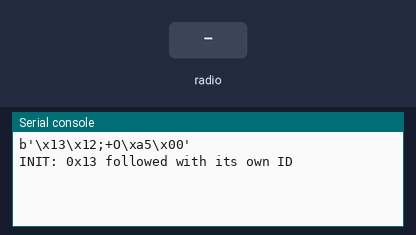
Bench run of a program on a simulated Raspberry Pi Pico running CircuitPython. Parts: the last lines printed to the serial console. The inputs (shaded band) are chosen by the test bench. No radio messages arrive unless stated (any console line starting 'radio sent:' is added by the test bench); the clock reads 2024-03-15 10:24:30 at power-on unless the program sets it.

Above: at 1.2 s.
1.3 s: radio message "INIT" arrives
At 2.5 s:
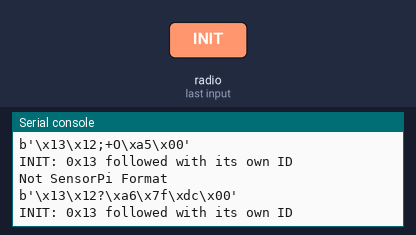
2.8 s: radio message "WORKING" arrives
At 3.7 s:
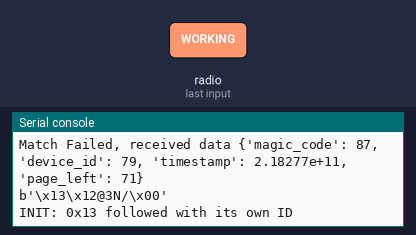
4.3 s: radio message "IDLE" arrives
At 4.8 s:
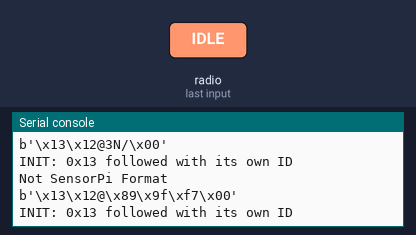
5.8 s: radio message "DISCONNECT" arrives
At 7.0 s:
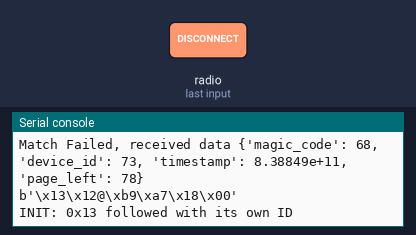
7.3 s: radio message "INIT" arrives
At 8.3 s:
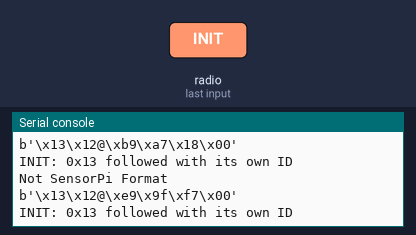

Measured:
- after the input at 1.3 s, the serial console: prints a new line at once (image 1)
- after the input at 2.8 s, the serial console: prints a new line at once (image 2)
- after the input at 4.3 s, the serial console: prints a new line at once (image 3)
- after the input at 5.8 s, the serial console: prints a new line at once (image 4)
- after the input at 7.3 s, the serial console: prints a new line at once (image 5)

The program:

code.py
```python
# Circuit Python Code
import time
import busio
import board
from digitalio import DigitalInOut

from __SensorPi import *
from adafruit_rfm9x import RFM9x


#Adafruit SPI INIT
#GP18 SCK  GP19 TX(MOSI)  GP16 RX(MISO)
spi = busio.SPI(board.GP2, MOSI=board.GP3, MISO=board.GP4)
cs = DigitalInOut(board.GP5)
reset = DigitalInOut(board.GP0)
rfm9x = RFM9x(spi, cs, reset, 433.0)
rfm9x.tx_power = 23
dp = DataParser()
sp = SensorPi(rfm9x=rfm9x)

# User Define Functions
def command_handler(cmd):
    return 0

def get_sensor_data() -> str :
    return "Hello_World"


# Sensor Node Behavior
sensor_status = "INIT"
start_time = time.time()
while True:
    sensor_status = state(sensor_status,sp,start_time,get_sensor_data,command_handler)
```

__SensorPi.py
```python
from config import *

from mainloop import *

from DataParser import *

from symbols import *

from SensorPi import *
```

config.py
```python
#Configuration File


RECORD_PERIOD=5 #S(econd)
FREQ=433.0 #MHz
TYPE=1 #Active
DEVICENAME="TEST_DEVICE"
DATATYPE=["TEMPERATURE"]
RECEIVE_TIMEOUT = 3
MAX_WORKING_TIME = 10
MAX_TRIALS = 2
SENSOR_ID = 0x12
```

mainloop.py
```python
import time
from config import *
from symbols import *


#Params:
#   sensor_status : current State
#   sp      = SensorPi object
#   get_sensor_data : function defined the output data format
#   command_handler : function handle command from gateway
def state(sensor_status,sp,start_time,get_sensor_data,command_handler):
    # INIT
    if sensor_status == "INIT":
        sp.dataSend(NODE_MACHING,SENSOR_ID, "" )
        print("INIT: 0x13 followed with its own ID")
        packet = sp.dataReceive()
        # Listen for responses
        if packet is not None:
            # Received a packet
            if packet["magic_code"] == GATWAY_ACK and packet["device_id"] == SENSOR_ID:
                # Received the expected ack
                sensor_status = "WORKING"
                print("INIT:0x14 followed with its own ID, entering WORKING state")

            else:
                print(f'Match Failed, received data {packet}')

    # WORKING
    if sensor_status == "WORKING":
        # Collect data
        sensor_data = get_sensor_data()
        # Send data to Gateway
        sp.dataSend(NODE_SENDING,SENSOR_ID, sensor_data )
        print("WORKING: Sensor Node collected data and sent it to gateway")
        # Listen for responses
        for i in range(MAX_TRIALS):
            packet = sp.dataReceive()
            if packet is not None:
                # Received a packet
                if packet["magic_code"] == GATWAY_ACK and packet["device_id"] == SENSOR_ID:
                    print("WORKING: Sensor Node received a ack from gateway")
                    break


                elif packet["magic_code"] == GATWAY_COMMAND and packet["device_id"] == SENSOR_ID:
                    print("WORKING: Sensor Node received a command from gateway")
                    break


        print(time.time() - start_time)
        if time.time() - start_time > MAX_WORKING_TIME:
                    # Maximum working time reached, enter IDLE state
                    sensor_status = "IDLE"
                    print("WORKING: Maximum working time reached, entering IDLE state")

    # IDLE
    if sensor_status == "IDLE":
        # Send ack to Gateway
        sensor_data = get_sensor_data()
        sp.dataSend(NODE_ACK,SENSOR_ID, sensor_data )
        print("IDLE: Sensor Node sent ack to gateway")
        # Listen for responses

        connected = 0
        for i in range(MAX_TRIALS):
            if connected:
                break

            sp.dataSend(NODE_ACK,SENSOR_ID,"")
            packet = sp.dataReceive()
            if packet is not None:
            # Received a packet
                if packet["magic_code"] == GATWAY_ACK and packet["device_id"] == SENSOR_ID:
                    print("IDLE: Sensor Node received a ack from gateway")
                    connected = 1
                elif packet["magic_code"] == GATWAY_COMMAND and packet["device_id"] == SENSOR_ID:
                    connected = 1
                    sensor_status = command_handler()
                    print("IDLE: Sensor Node received a command from gateway")
                    sensor_status = "WORKING"
                    print("IDLE: Ack back from gateway, entering WORKING state")
                    start_time = time.time()


        if not connected:
            sensor_status = "DISCONNECT"
        else:
            time.sleep(RECORD_PERIOD)


    # Potential Security Issues exist, need expand
    # DISCONNECT
    if sensor_status == "DISCONNECT":
        # Collect data
        sensor_data = get_sensor_data()
        # Send matching request to Gateway
        sp.dataSend(NODE_MACHING,SENSOR_ID, "" )
        print("DISCONNECT: Sensor Node sent matching request to gateway")
        # Listen for responses
        packet = sp.dataReceive()
        if packet is not None:
            # Received a packet
            if packet["magic_code"] == GATWAY_ACK and packet["device_id"] == SENSOR_ID:
                # Received the expected ack
                sensor_status = "WORKING"
                print("DISCONNECT:Ack back from gateway, entering WORKING state")
                start_time = time.time()
        else:
            time.sleep(RECORD_PERIOD)
    return sensor_status
```

DataParser.py
```python
import struct
#This is a dataparser, data from sensor pi devices will be parsed by the parser.


#MCL = MAGIC_CODE_LENGTH
class DataParser:
    def __init__(self,MCL=1,DIL=1,TSL=4,PL=1):
        self.MCL = 0
        self.DIS = MCL
        self.TSS = MCL + DIL
        self.PLS = MCL + DIL + TSL
        self.DS = MCL + DIL + TSL + PL
        self.DL = 252 - self.DS

    def parse(self,dataLine) -> list:

        parseOutput = {}
        data = struct.unpack(">bbfb",dataLine[:self.DS])
        magic_code = dataLine[:self.DIS]
        device_id  = dataLine[self.DIS:self.TSS]
        timestamp = dataLine[self.TSS:self.PLS]
        page_left = dataLine[self.PLS:self.DS]
        parseOutput["magic_code"] = data[0]
        parseOutput["device_id"] = data[1]
        parseOutput["timestamp"] = data[2]
        parseOutput["page_left"] = data[3]

        return parseOutput
```

symbols.py
```python
NODE_ACK=0x10
GATWAY_ACK=0x11
NODE_SENDING=0x12
NODE_MACHING=0x13
GATWAY_COMMAND=0x14
GATWAY_REQUEST=0x15
```

SensorPi.py
```python
import struct
from symbols import *
import time
from config import *
from DataParser import *


class SensorPi:


    def __init__(self,rfm9x) -> None:
        self.rfm9x = rfm9x
        self.dataparser = DataParser()


    #Return Value: 0 For Success and negative for fail
    def dataSend(self, mn : int, sensor_id : int, txData : str , curtime = 0) -> int:
        success = 0
        if curtime == 0:
            curtime = time.monotonic()
        headers = struct.pack(">bbfb",mn,sensor_id,curtime,0)
        print(headers)
        try:
            data = headers + bytes(str(txData),'ascii')
            self.rfm9x.send(bytearray(data))
        except:
            success = -1
        return success

    def dataReceive(self):
        receive = self.rfm9x.receive(timeout=RECEIVE_TIMEOUT)
        if receive is not None:
            try:
                receiveData = self.dataparser.parse(receive)
                return receiveData
            except:
                print("Not SensorPi Format")
        return None
    
```
